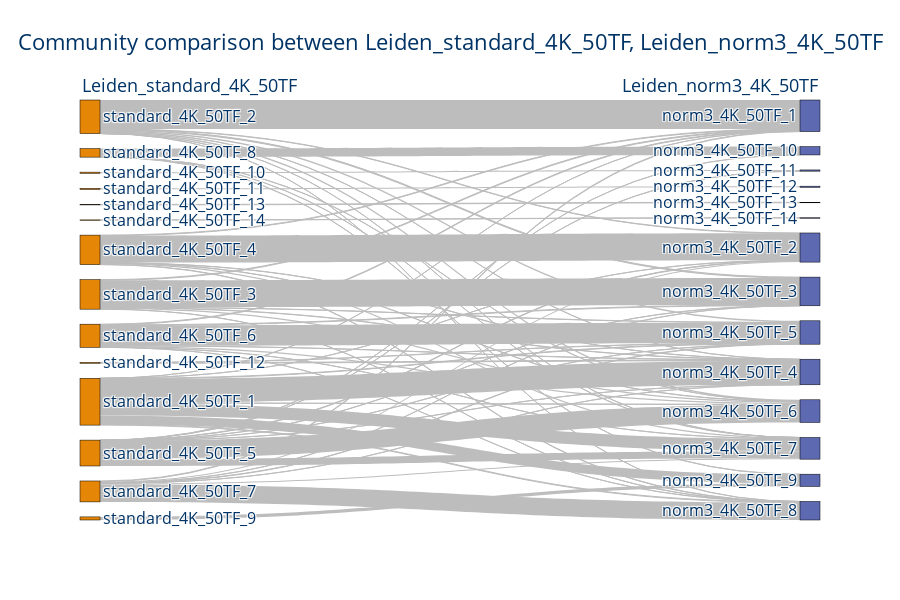

The code cell stored with this chart in its notebook:
### Markdown cell above
## Median values for each community

### Code cell
%autoreload 2
std_norm3_comp_tf50 = NetworkComp(tum, 4, "standard_4K_50TF", "norm3_4K_50TF")
std_norm3_comp_tf50.diff_in_com()
display(std_norm3_comp_tf50.sankey_plot())

if 0:
    comp_dict = std_norm3_comp_tf50.comp_ge_comm()
    for key, df in comp_dict.items():
        fig = px.box(df, x="Comm", y="Median", color="Comm", title="Tum. Median values in communities for {}".format(key), points="all")
        fig.show()

    display(std_norm3_comp_tf50.sankey_plot())
    display(std_norm3_comp_tf50.com_mut_distrib(include_source=True))
    display(std_norm3_comp_tf50.membership_change(include_source=True))

### Figure 1 — Plotly figure (JSON) as saved in the notebook; plotly's stock layout.template omitted (floating-point values rounded to 4 significant figures)
{"data": [{"arrangement": "perpendicular", "link": {"color": "#bdbdbd", "source": [0, 0, 0, 0, 0, 0, 0, 0, 1, 2, 3, 3, 4, 5, 6, 6, 6, 6, 6, 6, 6, 6, 7, 7, 7, 7, 7, 7, 8, 8, 8, 8, 8, 8, 9, 9, 9, 9, 9, 9, 9, 9, 10, 10, 10, 10, 10, 10, 10, 11, 11, 11, 11, 11, 11, 11, 12, 12, 12, 12, 13], "target": [14, 20, 22, 23, 24, 25, 26, 27, 16, 17, 22, 23, 18, 19, 14, 20, 21, 22, 23, 24, 25, 26, 14, 21, 22, 23, 24, 26, 14, 20, 22, 24, 25, 26, 15, 16, 20, 21, 22, 23, 24, 25, 14, 21, 22, 23, 24, 25, 26, 14, 20, 21, 22, 23, 25, 26, 15, 24, 25, 27, 27], "value": [1, 2, 426, 10, 4, 218, 12, 160, 21, 20, 12, 4, 8, 4, 514, 7, 17, 3, 28, 26, 1, 1, 13, 478, 5, 4, 24, 1, 11, 478, 3, 5, 22, 6, 1, 1, 9, 2, 1, 1, 320, 125, 12, 11, 3, 361, 23, 1, 1, 11, 22, 2, 2, 8, 18, 309, 147, 1, 1, 3, 55]}, "node": {"color": ["rgb(229, 134, 6)", "rgb(229, 134, 6)", "rgb(229, 134, 6)", "rgb(229, 134, 6)", "rgb(229, 134, 6)", "rgb(229, 134, 6)", "rgb(229, 134, 6)", "rgb(229, 134, 6)", "rgb(229, 134, 6)", "rgb(229, 134, 6)", "rgb(229, 134, 6)", "rgb(229, 134, 6)", "rgb(229, 134, 6)", "rgb(229, 134, 6)", "rgb(93, 105, 177)", "rgb(93, 105, 177)", "rgb(93, 105, 177)", "rgb(93, 105, 177)", "rgb(93, 105, 177)", "rgb(93, 105, 177)", "rgb(93, 105, 177)", "rgb(93, 105, 177)", "rgb(93, 105, 177)", "rgb(93, 105, 177)", "rgb(93, 105, 177)", "rgb(93, 105, 177)", "rgb(93, 105, 177)", "rgb(93, 105, 177)"], "label": ["standard_4K_50TF_1", "standard_4K_50TF_10", "standard_4K_50TF_11", "standard_4K_50TF_12", "standard_4K_50TF_13", "standard_4K_50TF_14", "standard_4K_50TF_2", "standard_4K_50TF_3", "standard_4K_50TF_4", "standard_4K_50TF_5", "standard_4K_50TF_6", "standard_4K_50TF_7", "standard_4K_50TF_8", "standard_4K_50TF_9", "norm3_4K_50TF_1", "norm3_4K_50TF_10", "norm3_4K_50TF_11", "norm3_4K_50TF_12", "norm3_4K_50TF_13", "norm3_4K_50TF_14", "norm3_4K_50TF_2", "norm3_4K_50TF_3", "norm3_4K_50TF_4", "norm3_4K_50TF_5", "norm3_4K_50TF_6", "norm3_4K_50TF_7", "norm3_4K_50TF_8", "norm3_4K_50TF_9"], "line": {"color": "black", "width": 0.5}, "pad": 15, "thickness": 20}, "type": "sankey"}], "layout": {"annotations": [{"align": "left", "font": {"color": "#003366", "size": 18}, "showarrow": false, "text": "Leiden_standard_4K_50TF", "x": 0, "xref": "x", "y": 1.07, "yref": "paper"}, {"align": "left", "font": {"color": "#003366", "size": 18}, "showarrow": false, "text": "Leiden_norm3_4K_50TF", "x": 1, "xref": "x", "y": 1.07, "yref": "paper"}], "font": {"color": "#003366", "size": 16}, "height": 600, "plot_bgcolor": "rgba(0,0,0,0)", "title": {"text": "Community comparison between Leiden_standard_4K_50TF, Leiden_norm3_4K_50TF"}, "xaxis": {"showgrid": false, "visible": false, "zeroline": false}, "yaxis": {"showgrid": false, "visible": false, "zeroline": false}}}
